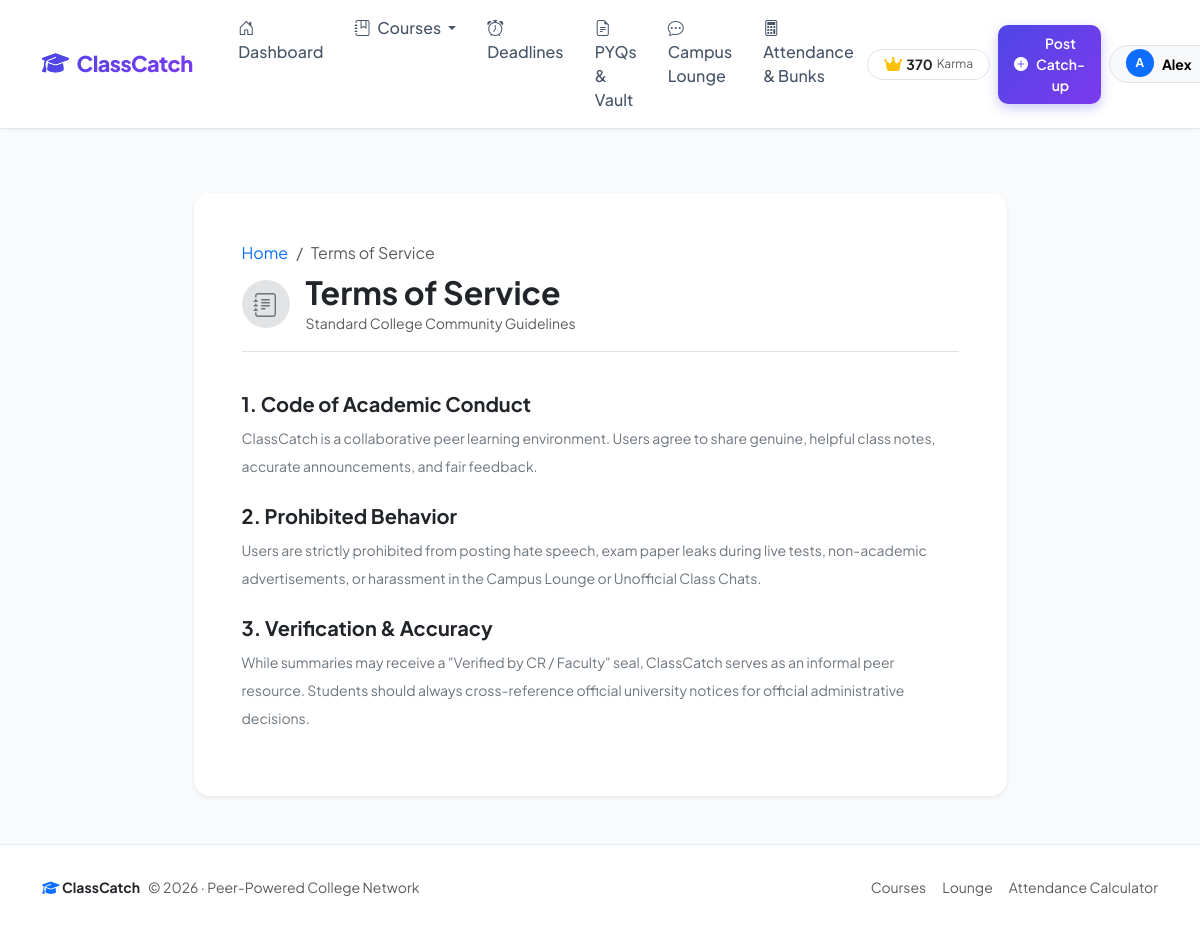
The page /terms (signed in) on the database its author committed.
### models.py (models this page shows, shortened)
class User(UserMixin, db.Model):
    __tablename__ = 'users'
    id = db.Column(db.Integer, primary_key=True)
    name = db.Column(db.String(100), nullable=False)
    email = db.Column(db.String(120), unique=True, nullable=False, index=True)
    password_hash = db.Column(db.String(255), nullable=False)
    role = db.Column(db.String(20), default='student', nullable=False)
    avatar_color = db.Column(db.String(20), default='indigo', nullable=False)
    karma = db.Column(db.Integer, default=50, nullable=False)
    summaries = db.relationship('Summary', backref='author', lazy=True, cascade='all, delete-orphan')
    chats = db.relationship('ChatMessage', backref='author', lazy=True, cascade='all, delete-orphan')
    announcements = db.relationship('Announcement', backref='author', lazy=True, cascade='all, delete-orphan')
    attendance_records = db.relationship('AttendanceRecord', backref='student', lazy=True, cascade='all, delete-orphan')
    deadlines = db.relationship('Deadline', backref='author', lazy=True, cascade='all, delete-orphan')
    resources = db.relationship('Resource', backref='author', lazy=True, cascade='all, delete-orphan')
    @property
    def badge(self):
        if self.karma >= 300:
            return {'name': 'Campus Legend', 'icon': 'fa-crown', 'color': 'warning', 'level': 4}
        elif self.karma >= 150:
            return {'name': "Dean's Scholar", 'icon': 'fa-medal', 'color': 'primary', 'level': 3}
        elif self.karma >= 75:
            return {'name': 'Class Savior', 'icon': 'fa-award', 'color': 'info', 'level': 2}
        else:
            return {'name': 'Rising Contributor', 'icon': 'fa-star', 'color': 'secondary', 'level': 1}

### app.py (the view)
@app.route('/terms')
def terms_of_service():
    return render_template('terms.html', title='Terms of Service - ClassCatch')

### app.py (called while the page is built)
@login_manager.user_loader
def load_user(user_id):
    return db.session.get(User, int(user_id))

@app.context_processor
def inject_globals():
    all_courses = Course.query.order_by(Course.code).all() if Course.query else []
    return {
        'today': date.today(),
        'current_year': datetime.now().year,
        'global_courses': all_courses
    }

### templates/terms.html
{% extends "base.html" %}
{% block content %}
<div class="container py-4">
    <div class="row justify-content-center">
        <div class="col-lg-9">
            <div class="card card-modern p-4 p-md-5 bg-white shadow-sm border-0">
                <nav aria-label="breadcrumb">
                    <ol class="breadcrumb small text-muted mb-2">
                        <li class="breadcrumb-item"><a href="{{ url_for('index') }}" class="text-decoration-none">Home</a></li>
                        <li class="breadcrumb-item active" aria-current="page">Terms of Service</li>
                    </ol>
                </nav>
                <div class="d-flex align-items-center gap-3 mb-4 pb-3 border-bottom">
                    <div class="rounded-circle bg-secondary-subtle text-secondary d-flex align-items-center justify-content-center" style="width: 48px; height: 48px; font-size: 1.5rem;">
                        <i class="bi bi-journal-text"></i>
                    </div>
                    <div>
                        <h2 class="fw-bold text-dark mb-0">Terms of Service</h2>
                        <span class="text-muted small">Standard College Community Guidelines</span>
                    </div>
                </div>
                <div class="text-secondary lh-lg small">
                    <h5 class="fw-bold text-dark mt-3">1. Code of Academic Conduct</h5>
                    <p>ClassCatch is a collaborative peer learning environment. Users agree to share genuine, helpful class notes, accurate announcements, and fair feedback.</p>
                    <h5 class="fw-bold text-dark mt-4">2. Prohibited Behavior</h5>
                    <p>Users are strictly prohibited from posting hate speech, exam paper leaks during live tests, non-academic advertisements, or harassment in the Campus Lounge or Unofficial Class Chats.</p>
                    <h5 class="fw-bold text-dark mt-4">3. Verification & Accuracy</h5>
                    <p>While summaries may receive a "Verified by CR / Faculty" seal, ClassCatch serves as an informal peer resource. Students should always cross-reference official university notices for official administrative decisions.</p>
                </div>
            </div>
        </div>
    </div>
</div>
{% endblock %}

### templates/base.html (shortened to what this page needs)
<!DOCTYPE html>
<html lang="en">
<head>
    <link href="https://cdn.jsdelivr.net/npm/bootstrap@5.3.3/dist/css/bootstrap.min.css" rel="stylesheet">
    <link rel="stylesheet" href="https://cdn.jsdelivr.net/npm/bootstrap-icons@1.11.3/font/bootstrap-icons.min.css">
    <link rel="stylesheet" href="https://cdnjs.cloudflare.com/ajax/libs/font-awesome/6.5.1/css/all.min.css">
    <link rel="stylesheet" href="{{ url_for('static', filename='css/style.css') }}">
</head>
<body>
    <nav class="navbar navbar-expand-lg navbar-custom sticky-top">
        <div class="container">
            <a class="navbar-brand" href="{{ url_for('index') }}" id="nav-brand">
                <i class="fa-solid fa-graduation-cap"></i> ClassCatch
            </a>
            <div class="collapse navbar-collapse" id="navbarMain">
                <ul class="navbar-nav me-auto mb-2 mb-lg-0 ms-lg-3 gap-1">
                    <li class="nav-item">
                        <a class="nav-link {% if request.endpoint == 'index' %}active{% endif %}" href="{{ url_for('index') }}" id="nav-home">
                            <i class="bi bi-house-door me-1"></i> Dashboard
                        </a>
                    </li>
                    <li class="nav-item dropdown">
                        <a class="nav-link dropdown-toggle" href="#" role="button" data-bs-toggle="dropdown" aria-expanded="false" id="nav-courses">
                            <i class="bi bi-journal-bookmark me-1"></i> Courses
                        </a>
                    </li>
                    <li class="nav-item">
                        <a class="nav-link {% if request.endpoint in ['deadlines_list', 'new_deadline'] %}active{% endif %}" href="{{ url_for('deadlines_list') }}" id="nav-deadlines">
                            <i class="bi bi-alarm me-1"></i> Deadlines
                        </a>
                    </li>
                    <li class="nav-item">
                        <a class="nav-link {% if request.endpoint in ['resources_list', 'new_resource'] %}active{% endif %}" href="{{ url_for('resources_list') }}" id="nav-resources">
                            <i class="bi bi-file-earmark-text me-1"></i> PYQs & Vault
                        </a>
                    </li>
                    <li class="nav-item">
                        <a class="nav-link {% if request.endpoint == 'lounge' %}active{% endif %}" href="{{ url_for('lounge') }}" id="nav-lounge">
                            <i class="bi bi-chat-dots me-1"></i> Campus Lounge
                        </a>
                    </li>
                    <li class="nav-item">
                        <a class="nav-link {% if request.endpoint == 'attendance_calculator' %}active{% endif %}" href="{{ url_for('attendance_calculator') }}" id="nav-attendance">
                            <i class="bi bi-calculator me-1"></i> Attendance & Bunks
                        </a>
                    </li>
                </ul>
                <div class="d-flex align-items-center gap-2">
                    {% if current_user.is_authenticated %}
                        <div class="d-none d-md-flex align-items-center gap-1 bg-white border rounded-pill px-3 py-1 shadow-xs" title="{{ current_user.badge.name }}">
                            <i class="fa-solid {{ current_user.badge.icon }} text-warning"></i>
                            <span class="fw-bold small text-dark">{{ current_user.karma }}</span>
                            <span class="text-muted" style="font-size: 0.75rem;">Karma</span>
                        </div>
                        <a href="{{ url_for('post_summary') }}" class="btn btn-primary-gradient btn-sm px-3 py-2 d-flex align-items-center gap-2" id="nav-btn-post">
                            <i class="bi bi-plus-circle-fill"></i>
                            <span>Post Catch-up</span>
                        </a>
                        <div class="dropdown">
                            <button class="btn btn-light rounded-pill border px-3 py-1 dropdown-toggle d-flex align-items-center gap-2" type="button" data-bs-toggle="dropdown" aria-expanded="false">
                                <span class="badge rounded-circle bg-primary text-white p-2" style="width: 28px; height: 28px; display: inline-flex; align-items: center; justify-content: center;">
                                    {{ current_user.name[0]|upper }}
                                </span>
                                <span class="small fw-bold d-none d-sm-inline">{{ current_user.name.split()[0] }}</span>
                            </button>
                        </div>
                    {% else %}
                        <a href="{{ url_for('login') }}" class="btn btn-outline-custom btn-sm px-3" id="nav-login">Sign In</a>
                        <a href="{{ url_for('register') }}" class="btn btn-primary-gradient btn-sm px-3" id="nav-register">Join ClassCatch</a>
                    {% endif %}
                </div>
            </div>
        </div>
    </nav>
    <main class="container my-4 flex-grow-1">
        {% block content %}{% endblock %}
    </main>
    <footer>
        <div class="container text-center text-muted small">
            <div class="d-flex flex-wrap justify-content-between align-items-center py-2">
                <div class="d-flex align-items-center gap-2">
                    <strong class="text-dark"><i class="fa-solid fa-graduation-cap text-primary"></i> ClassCatch</strong> &copy; {{ current_year }} &middot; Peer-Powered College Network
                </div>
                <div class="d-flex gap-3">
                    <a href="{{ url_for('index') }}" class="text-decoration-none text-muted">Courses</a>
                    <a href="{{ url_for('lounge') }}" class="text-decoration-none text-muted">Lounge</a>
                    <a href="{{ url_for('attendance_calculator') }}" class="text-decoration-none text-muted">Attendance Calculator</a>
                </div>
            </div>
        </div>
    </footer>
</body>
</html>

### static/css/style.css (style rules this page uses)
:root { --primary-color: #4f46e5; --primary-hover: #4338ca; --primary-gradient: linear-gradient(135deg, #4f46e5 0%, #7c3aed 100%); --primary-light: #eef2ff; --secondary-color: #64748b; --success-color: #10b981; --warning-color: #f59e0b; --danger-color: #ef4444; --surface-bg: #f8fafc; --card-bg: #ffffff; --border-color: #e2e8f0; --text-main: #0f172a; --text-muted: #64748b; --radius-md: 12px; --radius-lg: 16px; --radius-pill: 9999px; --shadow-sm: 0 1px 3px rgba(0, 0, 0, 0.05); --shadow-md: 0 4px 6px -1px rgba(0, 0, 0, 0.05), 0 2px 4px -2px rgba(0, 0, 0, 0.05); --shadow-lg: 0 10px 25px -5px rgba(79, 70, 229, 0.08), 0 8px 10px -6px rgba(0, 0, 0, 0.03); --shadow-hover: 0 15px 30px -5px rgba(79, 70, 229, 0.15); }
body { font-family: 'Plus Jakarta Sans', -apple-system, BlinkMacSystemFont, sans-serif; background-color: var(--surface-bg); color: var(--text-main); min-height: 100vh; display: flex; flex-direction: column; }
.navbar-custom { background: rgba(255, 255, 255, 0.95); backdrop-filter: blur(10px); border-bottom: 1px solid var(--border-color); box-shadow: var(--shadow-sm); transition: all 0.3s ease; }
.navbar-brand { font-weight: 800; font-size: 1.35rem; letter-spacing: -0.5px; background: var(--primary-gradient); -webkit-background-clip: text; -webkit-text-fill-color: transparent; display: flex; align-items: center; gap: 8px; }
.navbar-brand i { -webkit-text-fill-color: initial; color: var(--primary-color); }
.nav-link { font-weight: 500; color: #475569 !important; padding: 0.5rem 0.85rem !important; border-radius: 8px; transition: all 0.2s ease; }
.card-modern { background: var(--card-bg); border: 1px solid var(--border-color); border-radius: var(--radius-lg); box-shadow: var(--shadow-sm); transition: transform 0.2s ease, box-shadow 0.2s ease, border-color 0.2s ease; }
.btn-primary-gradient { background: var(--primary-gradient); color: white !important; border: none; font-weight: 600; box-shadow: 0 4px 12px rgba(79, 70, 229, 0.3); transition: all 0.2s ease; border-radius: 10px; }
footer { margin-top: auto; background: white; border-top: 1px solid var(--border-color); padding: 1.5rem 0; }

### rows shown on the page
User: karma "370", name "A", name "Alex"
